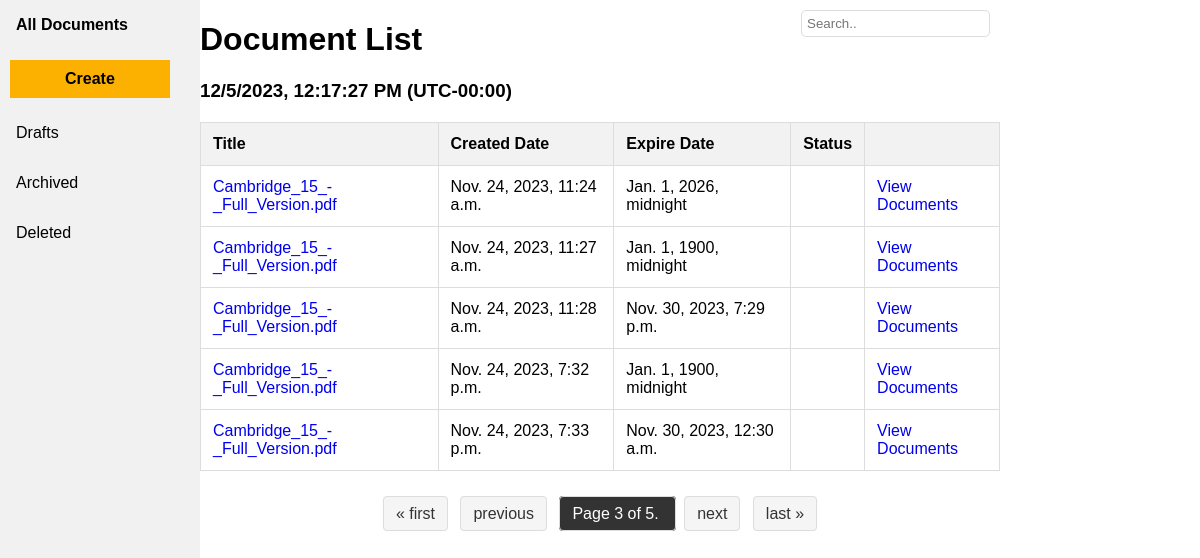
The app's page /esign/?page=3 (signed in) with its own data.
### esign/models.py (models this page shows, shortened)
class Document(models.Model):
    docID = models.CharField(max_length=6, primary_key=True)
    title = models.CharField(max_length=255)
    pdf_file = models.FileField(
        upload_to='pdfs/',
        validators=[validate_pdf_extension],
        default=default_pdf_path
    )
    created_date = models.DateTimeField(auto_now_add=True)
    due_date = models.DateTimeField()
    email_sent = models.BooleanField(default=False)

### esign/views.py (the view)
# urls.py: path('', views.index, name='index'),
def index(request):
    user_id = request.session.get('user_id')
    if not user_id:
        return render(request, '404.html', {'error_message': 'User ID not found'})
    try:
        user = CustomUser.objects.get(userID=user_id)
        assigned_documents = Document.objects.filter(docpermission__userID=user)
    except CustomUser.DoesNotExist:
        return render(request, '404.html', {'error_message': 'User not found'})
    documents_per_page = 5
    paginator = Paginator(assigned_documents, documents_per_page)
    page = request.GET.get('page', 1)
    try:
        documents = paginator.page(page)
    except PageNotAnInteger:
        documents = paginator.page(1)
    except EmptyPage:
        documents = paginator.page(paginator.num_pages)
    return render(request, 'esign/main.html', {'documents': documents, 'user_id': user_id})

### esign/templates/esign/main.html (shortened to what this page needs)
{% load static %}
<!DOCTYPE html>
<html>
    <head>
        <link rel="stylesheet" type="text/css" href="{% static 'css/index.css' %}">
    <link rel="stylesheet" href="https://cdnjs.cloudflare.com/ajax/libs/font-awesome/6.4.2/css/all.min.css"
 />
    </head>
    <body>
        <div class="sidebar">
            <a class="active">All Documents</a>
            <button id="createButton" class="btn btn-primary" data-toggle="modal" data-target="#uploadModal">Create</button>
            <a href="#about">Drafts</a>
            <a href="#news">Archived</a>
            <a href="#contact">Deleted</a>
        </div>
        <div class="container">
            <input type="text" id="searchBar" placeholder="Search.." oninput="searchTable()">
            <div id="fileList">
                <h1>Document List</h1>
                <h3 id="time"></h3>
                <table id="fileTable">
                    <thead>
                        <tr>
                            <th>Title</th>
                            <th>Created Date</th>
                            <th>Expire Date</th>
                            <th>Status</th>
                            <th></th>
                        </tr>
                    </thead>
                    <tbody>
                        {% if documents %}
                            {% for document in documents %}
                                <tr>
                                    <td><a href="javascript:void(0);" onclick="showDocumentDetails(this, '{{ document.docID }}')">{{ document.title }}</a></td>
                                    <td>{{ document.created_date }}</td>
                                    <td>{{ document.due_date }}</td>
                                    <td>{{ document.get_status }}</td>
                                    <td><a href="{% url 'esign:viewDoc' document.docID %}">View Documents</a></td>
                                </tr>
                            {% endfor %}
                        {% else %}
                            <tr>
                                <td colspan="4">No documents available.</td>
                            </tr>
                        {% endif %}
                    </tbody>
                </table>
            </div>
            <div class="pagination">
                    <span class="step-links">
                        {% if documents.has_previous %}
                            <a href="?page=1">&laquo; first</a>
                            <a href="?page={{ documents.previous_page_number }}">previous</a>
                        {% endif %}
                        <span class="current">
                            Page {{ documents.number }} of {{ documents.paginator.num_pages }}.
                        </span>
                        {% if documents.has_next %}
                            <a href="?page={{ documents.next_page_number }}">next</a>
                            <a href="?page={{ documents.paginator.num_pages }}">last &raquo;</a>
                        {% endif %}
                    </span>
                </div>
            </div>
    </body>
</html>

### esign/static/css/index.css (style rules this page uses)
body { font-family: Arial, sans-serif; display: flex; justify-content: space-between; align-items: center; height: 100vh; margin: 0; flex-direction: column; }
.sidebar button { background-color: #fcb101; border: none; color: black; padding: 10px 55px; text-align: center; text-decoration: none; display: block; font-size: 16px; margin: 10px 10px; cursor: pointer; font-weight: bold; }
.container { display: flex; flex-direction: column; max-width: 800px; width: 100%; position: relative; }
#fileList { flex: 1; }
#searchBar { position: absolute; top: 10px; right: 10px; padding: 5px; border: 1px solid #ddd; border-radius: 5px; }
.sidebar { margin: 0; padding: 0; top: 0; left: 0; width: 200px; background-color: #f1f1f1; position: fixed; height: 100%; overflow: auto; }
.sidebar a { display: block; color: black; padding: 16px; text-decoration: none; }
.sidebar a.active { background-color: #f1f1f1; color: black; font-weight: bold; }
a { text-decoration: none; }
table { width: 100%; border-collapse: collapse; margin: 20px 0; }
th, td { border: 1px solid #ddd; padding: 12px; text-align: left; }
th { background-color: #f2f2f2; }
.pagination { display: flex; justify-content: center; margin-top: 10px; }
.step-links { padding: 4px; }
.step-links a { text-decoration: none; border: 1px solid #ddd; padding: 8px 12px; margin: 0 4px; color: #333; background-color: #f5f5f5; border-radius: 4px; }
.step-links span.current { border: 1px solid #ddd; padding: 8px 12px; margin: 0 4px; color: #fff; background-color: #333; border-radius: 4px; }

### records on screen
Document: title "Cambridge_15_-_Full_Version.pdf", created_date "Nov. 24, 2023, 11:24 a.m.", due_date "Jan. 1, 2026, midnight"
Document: title "Cambridge_15_-_Full_Version.pdf", created_date "Nov. 24, 2023, 11:27 a.m.", due_date "Jan. 1, 1900, midnight"
Document: title "Cambridge_15_-_Full_Version.pdf", created_date "Nov. 24, 2023, 11:28 a.m.", due_date "Nov. 30, 2023, 7:29 p.m."
Document: title "Cambridge_15_-_Full_Version.pdf", created_date "Nov. 24, 2023, 7:32 p.m.", due_date "Jan. 1, 1900, midnight"
Document: title "Cambridge_15_-_Full_Version.pdf", created_date "Nov. 24, 2023, 7:33 p.m.", due_date "Nov. 30, 2023, 12:30 a.m."

### other values on screen
{{ documents.number }} "3"
{{ documents.paginator.num_pages }} "5"
